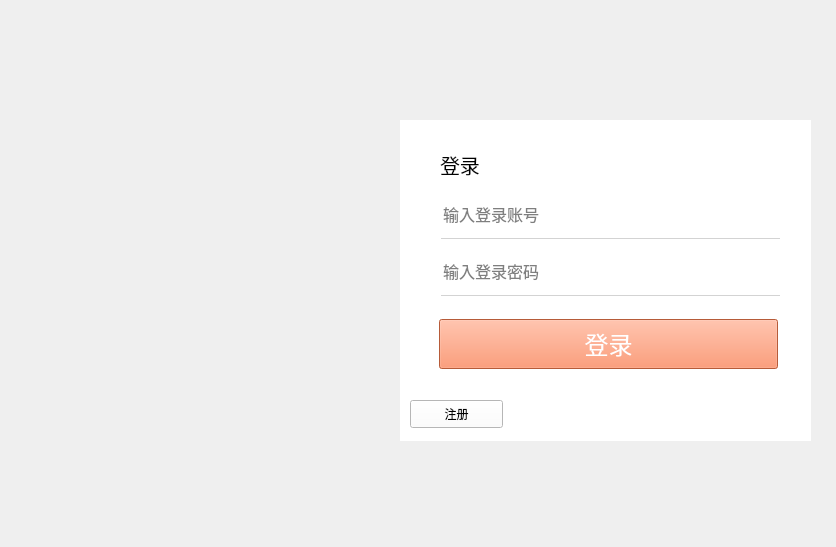
<?xml version="1.0" encoding="UTF-8"?>
<ui version="4.0">
 <class>Form</class>
 <widget class="QWidget" name="Form">
  <property name="geometry">
   <rect>
    <x>0</x>
    <y>0</y>
    <width>836</width>
    <height>547</height>
   </rect>
  </property>
  <property name="minimumSize">
   <size>
    <width>836</width>
    <height>547</height>
   </size>
  </property>
  <property name="maximumSize">
   <size>
    <width>99999</width>
    <height>99999</height>
   </size>
  </property>
  <property name="windowTitle">
   <string>Form</string>
  </property>
  <property name="styleSheet">
   <string notr="true">QWidget#Form{
	border-image: url(:/siemens/image/微信图片_20230525132302.jpg);}</string>
  </property>
  <widget class="QWidget" name="widget" native="true">
   <property name="geometry">
    <rect>
     <x>400</x>
     <y>120</y>
     <width>411</width>
     <height>321</height>
    </rect>
   </property>
   <property name="styleSheet">
    <string notr="true">background-color: rgb(255, 255, 255);</string>
   </property>
   <widget class="QLabel" name="label">
    <property name="geometry">
     <rect>
      <x>40</x>
      <y>30</y>
      <width>52</width>
      <height>29</height>
     </rect>
    </property>
    <property name="font">
     <font>
      <family>Adobe 黑体 Std R</family>
      <pointsize>15</pointsize>
      <weight>50</weight>
      <italic>false</italic>
      <bold>false</bold>
     </font>
    </property>
    <property name="styleSheet">
     <string notr="true">font: 15pt &quot;Adobe 黑体 Std R&quot;;
</string>
    </property>
    <property name="text">
     <string>&lt;html&gt;&lt;head/&gt;&lt;body&gt;&lt;p&gt;&lt;span style=&quot; color:#000000;&quot;&gt;登录&lt;/span&gt;&lt;/p&gt;&lt;/body&gt;&lt;/html&gt;</string>
    </property>
   </widget>
   <widget class="QLineEdit" name="lineEdit">
    <property name="geometry">
     <rect>
      <x>41</x>
      <y>69</y>
      <width>339</width>
      <height>50</height>
     </rect>
    </property>
    <property name="minimumSize">
     <size>
      <width>339</width>
      <height>50</height>
     </size>
    </property>
    <property name="maximumSize">
     <size>
      <width>339</width>
      <height>50</height>
     </size>
    </property>
    <property name="font">
     <font>
      <family>Adobe 黑体 Std R</family>
      <pointsize>12</pointsize>
      <weight>50</weight>
      <italic>false</italic>
      <bold>false</bold>
     </font>
    </property>
    <property name="styleSheet">
     <string notr="true">background-color:transparent;
color: rgb(0, 0, 0);
border: none;
border-bottom: 1px solid lightgray;
font: 12pt &quot;Adobe 黑体 Std R&quot;;</string>
    </property>
    <property name="placeholderText">
     <string>输入登录账号</string>
    </property>
   </widget>
   <widget class="QPushButton" name="login_btn">
    <property name="geometry">
     <rect>
      <x>39</x>
      <y>199</y>
      <width>339</width>
      <height>50</height>
     </rect>
    </property>
    <property name="minimumSize">
     <size>
      <width>339</width>
      <height>50</height>
     </size>
    </property>
    <property name="font">
     <font>
      <family>Adobe 黑体 Std R</family>
      <pointsize>18</pointsize>
      <weight>50</weight>
      <italic>false</italic>
      <bold>false</bold>
     </font>
    </property>
    <property name="styleSheet">
     <string notr="true">background-color: rgb(255, 127, 80);
color: rgb(255, 255, 255);
font: 18pt &quot;Adobe 黑体 Std R&quot;;</string>
    </property>
    <property name="text">
     <string>登录</string>
    </property>
   </widget>
   <widget class="QLineEdit" name="lineEdit_2">
    <property name="geometry">
     <rect>
      <x>41</x>
      <y>126</y>
      <width>339</width>
      <height>50</height>
     </rect>
    </property>
    <property name="minimumSize">
     <size>
      <width>339</width>
      <height>50</height>
     </size>
    </property>
    <property name="maximumSize">
     <size>
      <width>339</width>
      <height>50</height>
     </size>
    </property>
    <property name="font">
     <font>
      <family>Adobe 黑体 Std R</family>
      <pointsize>12</pointsize>
      <weight>50</weight>
      <italic>false</italic>
      <bold>false</bold>
     </font>
    </property>
    <property name="styleSheet">
     <string notr="true">background-color:transparent;
color: rgb(0, 0, 0);
border: none;
border-bottom: 1px solid lightgray;
font: 12pt &quot;Adobe 黑体 Std R&quot;;</string>
    </property>
    <property name="echoMode">
     <enum>QLineEdit::PasswordEchoOnEdit</enum>
    </property>
    <property name="placeholderText">
     <string>输入登录密码</string>
    </property>
    <property name="clearButtonEnabled">
     <bool>true</bool>
    </property>
   </widget>
   <widget class="QPushButton" name="pushButton">
    <property name="geometry">
     <rect>
      <x>10</x>
      <y>280</y>
      <width>93</width>
      <height>28</height>
     </rect>
    </property>
    <property name="text">
     <string>注册</string>
    </property>
   </widget>
  </widget>
 </widget>
 <resources>
  <include location="../images.qrc"/>
 </resources>
 <connections>
  <connection>
   <sender>pushButton</sender>
   <signal>clicked()</signal>
   <receiver>Form</receiver>
   <slot>show_register_pane()</slot>
   <hints>
    <hint type="sourcelabel">
     <x>481</x>
     <y>415</y>
    </hint>
    <hint type="destinationlabel">
     <x>479</x>
     <y>584</y>
    </hint>
   </hints>
  </connection>
 </connections>
 <slots>
  <slot>show_register_pane()</slot>
 </slots>
</ui>
